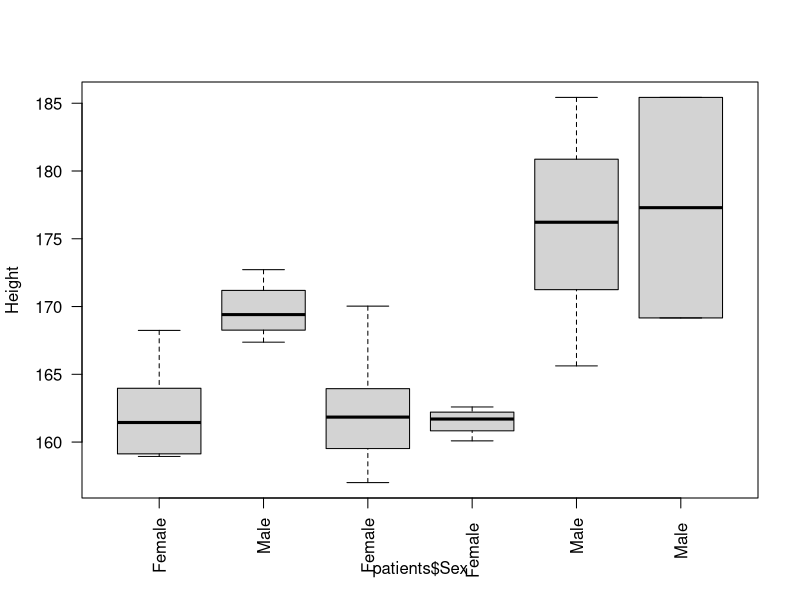
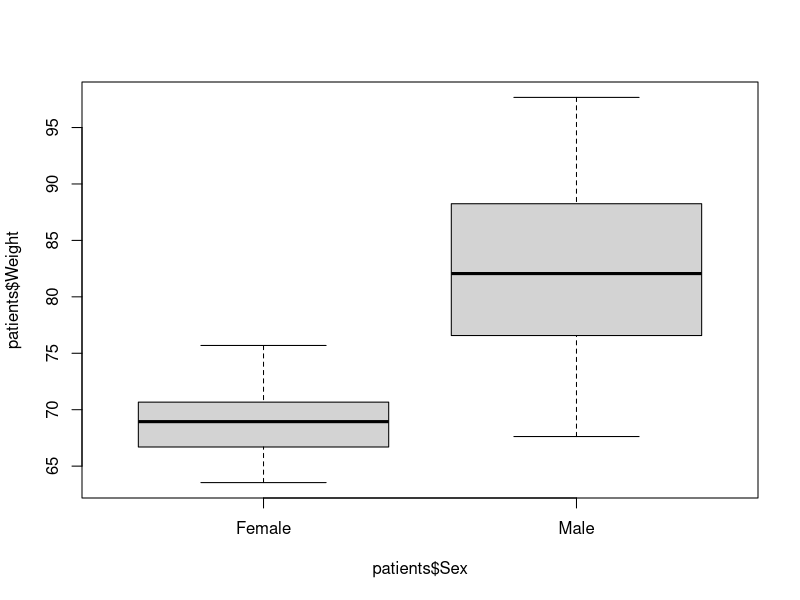
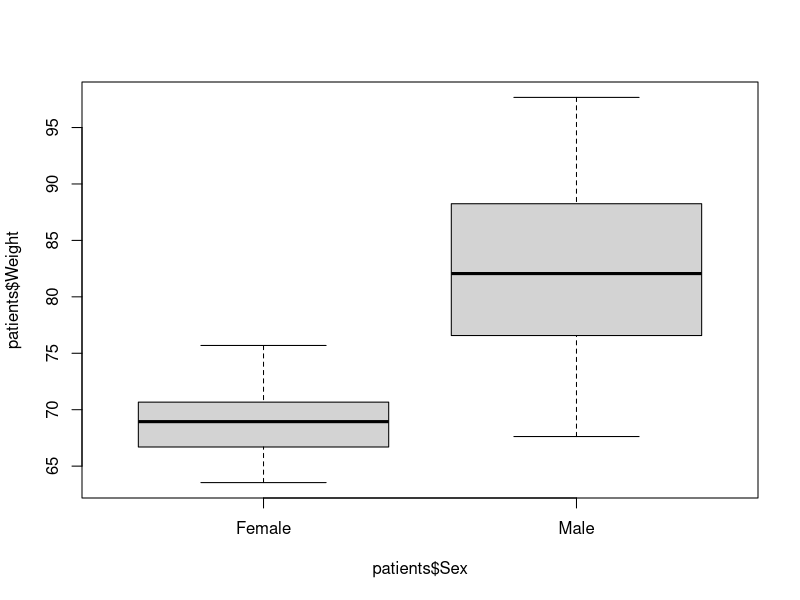

The R source for these figures, in order:
## ---- chunk 1
knitr::opts_chunk$set(echo = TRUE)
## ---- chunk 2
library(stringr)
patients <- read.delim("patient-data.txt")
ht <- as.numeric(str_replace_all(patients$Height,"cm", ""))
boxplot(ht ~ patients$Sex,las=2,ylab="Height")
## ---- chunk 3
patients <- read.delim("patient-data-cleaned.tsv")
boxplot(patients$Weight ~patients$Sex)
## ---- chunk 4
library(stringr)
patients <- read.delim("patient-data.txt")
patients$Weight <- as.numeric(str_replace_all(patients$Weight, "kg",""))
patients$Sex <- str_trim(patients$Sex)
boxplot(patients$Weight ~patients$Sex)

